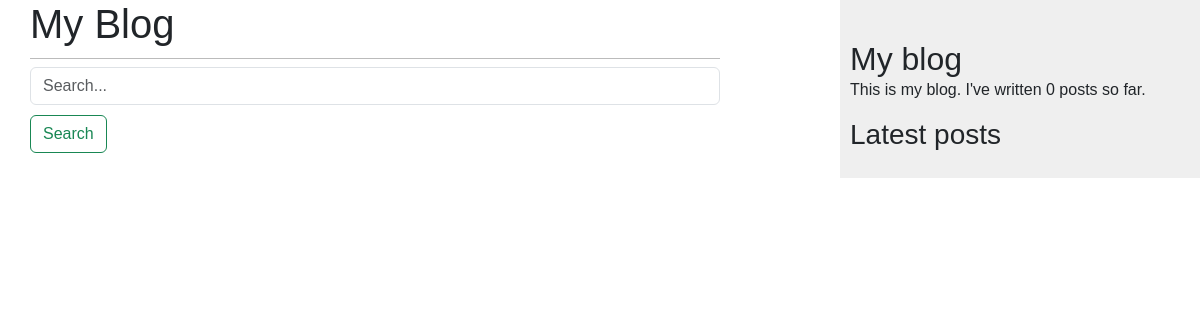
Page /blog/ on the earlier database version.
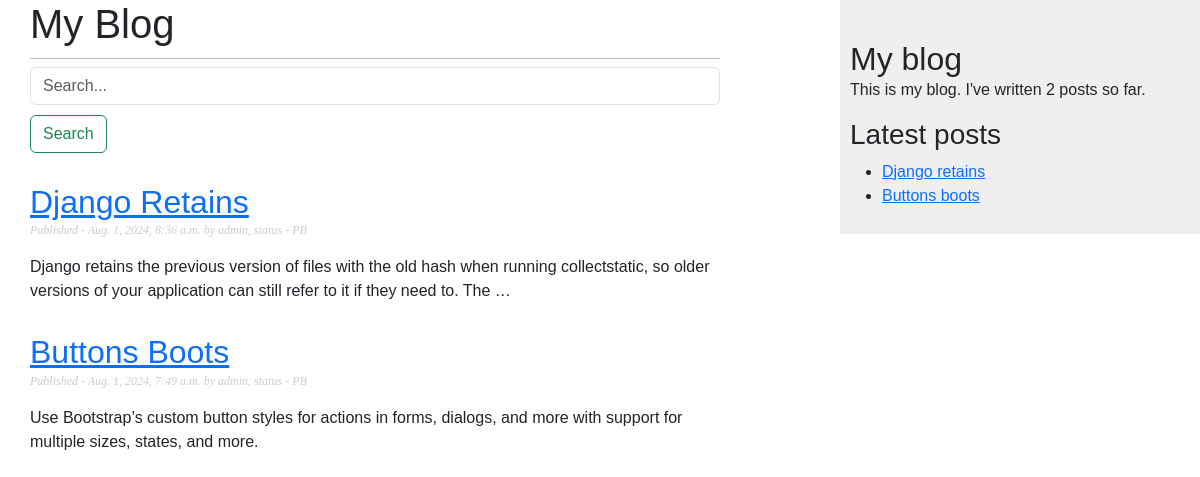
Same page on the later database version.
### blog/models.py (models this page shows, shortened)
class Post(models.Model):
    class Status(models.TextChoices):
        DRAFT = ('DF', 'Draft')
        PUBLISHED = ('PB', 'Published')
    title = models.CharField(max_length=250)
    slug = models.SlugField(max_length=250)
    author = models.ForeignKey(User, on_delete=models.CASCADE, related_name='blog_posts')
    body = models.TextField()
    publish = models.DateTimeField('date published', default=timezone.now)
    created = models.DateTimeField(auto_now_add=True)
    updated = models.DateTimeField(auto_now=True)
    status = models.CharField(max_length=2, choices=Status.choices, default=Status.DRAFT)
    objects = models.Manager()  # The default manager.
    published = PublishedManager()  # Our custom manager.
    tags = models.ManyToManyField("Tag", related_name='blog_posts')
    class Meta:
        ordering = ['-publish']
    def get_absolute_url(self):
        return reverse('blog:post_detail', args=[self.id])

### blog/views.py (the view)
# urls.py: path('', views.post_list, name='post_list'),
def post_list(request):
    q = request.GET.get('q', None)
    if q is None or q is "":
        posts = Post.published.all()
    elif q is not None:
        posts = Post.objects.filter(title__contains=q)
    return render(request, 'blog/post/list.html', {'posts': posts})

### blog/models.py (called while the page is built)
    def get_queryset(self):
        return super().get_queryset().filter(status=Post.Status.PUBLISHED)

### blog/templatetags/blog_tags.py (called while the page is built)
@register.simple_tag(name='total_posts')
def total_posts():
    return Post.published.count()

@register.inclusion_tag('blog/post/latest_posts.html')
def show_latest_posts(count=5):
    latest_posts = Post.published.order_by('-publish')[:count]
    return {'latest_posts': latest_posts}

### blog/templates/blog/post/list.html (shortened to what this page needs)
{% extends "blog/base.html" %}
{% block content %}
<h1>My Blog</h1>
<nav>
<form action="/blog" method="get" class="form-inline mt-2 mt-md-0">
<input id="q" name="q" value="{{ request.GET.q }}" \
class="form-control mr-sm-2" type="text" placeholder="Search..." aria-label="Search">
<button class="btn btn-outline-success my-2 my-sm-0" type="submit">Search</button>
</form>
</nav>
{% for post in posts %}
    <h2>
        <a href="{{ post.get_absolute_url }}">
            {{ post.title | title }}
        </a>
    </h2>
    <p class="date">
        Published - {{ post.publish }} by {{ post.author }}, status - {{post.status}}
    </p>
    {{ post.body|truncatewords:30|linebreaks }}
{% endfor %}
{% endblock %}

### blog/templates/blog/post/latest_posts.html
<ul>
 {% for post in latest_posts %}
 <li>
 <a href="{{ post.get_absolute_url }}">{{ post.title }}</a>
 </li>
 {% endfor %}
</ul>

Differences in the rows shown:
added Post: title "Django Retains", publish "Aug. 1, 2024, 8:36 a.m.", author "admin", status "PB", body "Django retains the previous version of files with the old hash when running collectstatic, so older versions of your application can still refer to it if they need to. The …", title "Django retains"
now on this page (row edited): Post: title "Buttons Boots", publish "Aug. 1, 2024, 7:49 a.m.", author "admin", status "PB", body "Use Bootstrap’s custom button styles for actions in forms, dialogs, and more with support for multiple sizes, states, and more.", title "Buttons boots"
Other differences:
text no longer shown: "0"
text now shown: "2"
